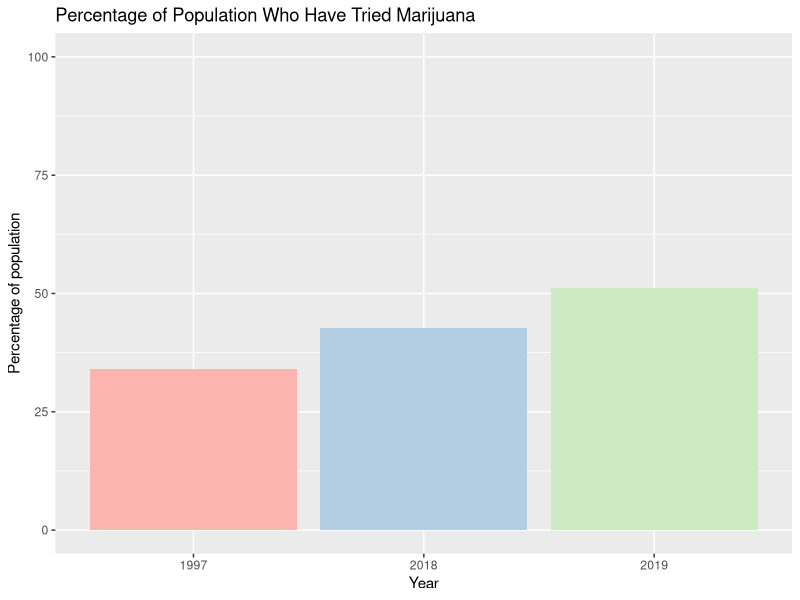

Generate this figure with R:
## ---- chunk 1
# install.packages("tidyverse")
library(tidyverse)

# Load required library and upload csv file
marihuana_consumption <- read_csv("marijuana_data.csv")

head(marihuana_consumption)
## ---- chunk 2
# Filter for selected years: 1997, 2018, 2019
# and calculate the percentage of population who have tried marijuana for each year

filtered_marihuana_consumption <- marihuana_consumption %>% 
  filter(year %in% c(1997, 2018, 2019)) %>% 
  group_by(year) %>% 
  summarise(percent_population = mean(have_tried_marijuana) * 100)

head(filtered_marihuana_consumption)
## ---- chunk 3
ggplot(filtered_marihuana_consumption, aes(x = factor(year), y = percent_population, 
                                           fill = factor(year))) +
  geom_col() +
  scale_fill_brewer(palette = "Pastel1") +
  labs(
    title = "Percentage of Population Who Have Tried Marijuana",
    x = "Year",
    y = "Percentage of population",
    fill = "Year"
  ) +
  theme(legend.position = "none") +
  scale_y_continuous(limits = c(0, 100))
